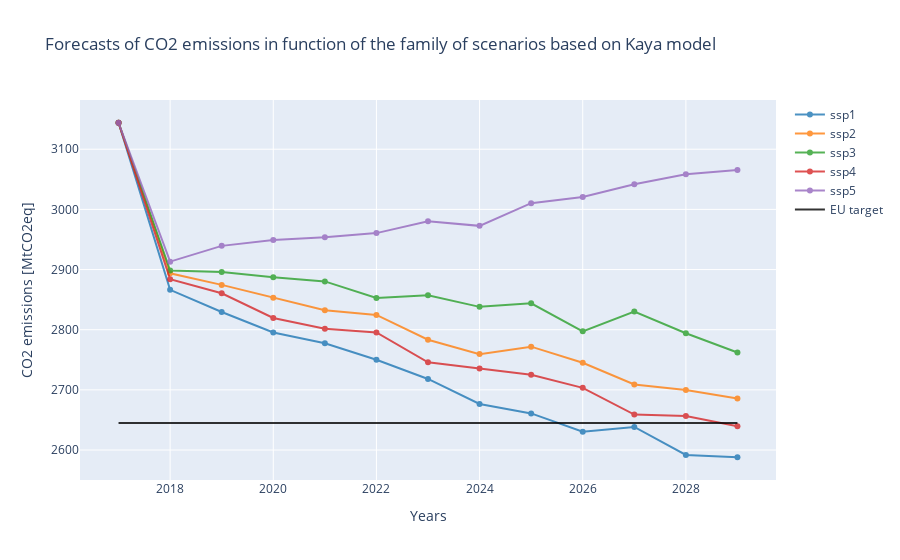
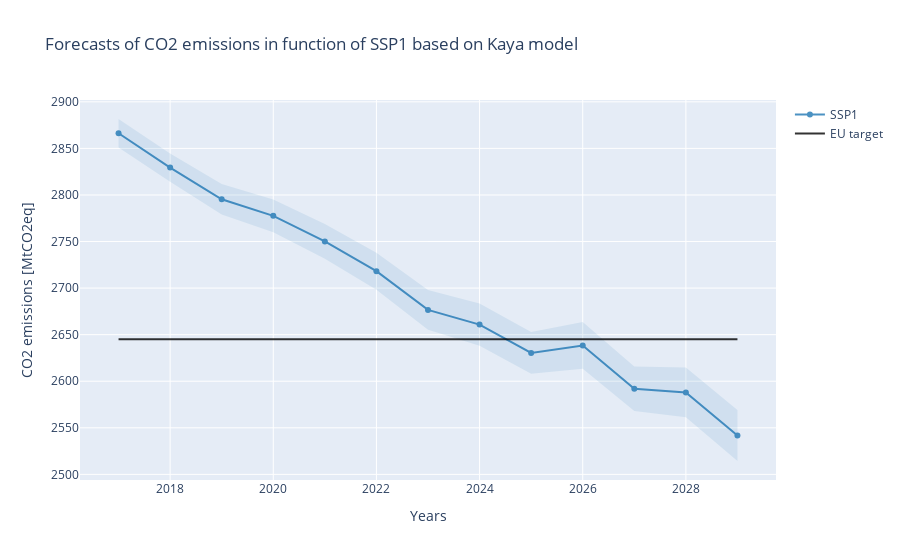
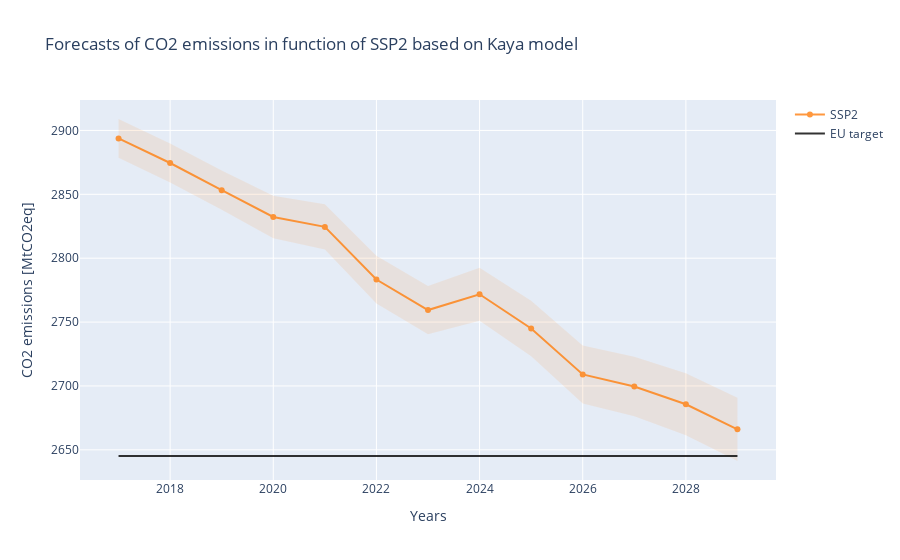
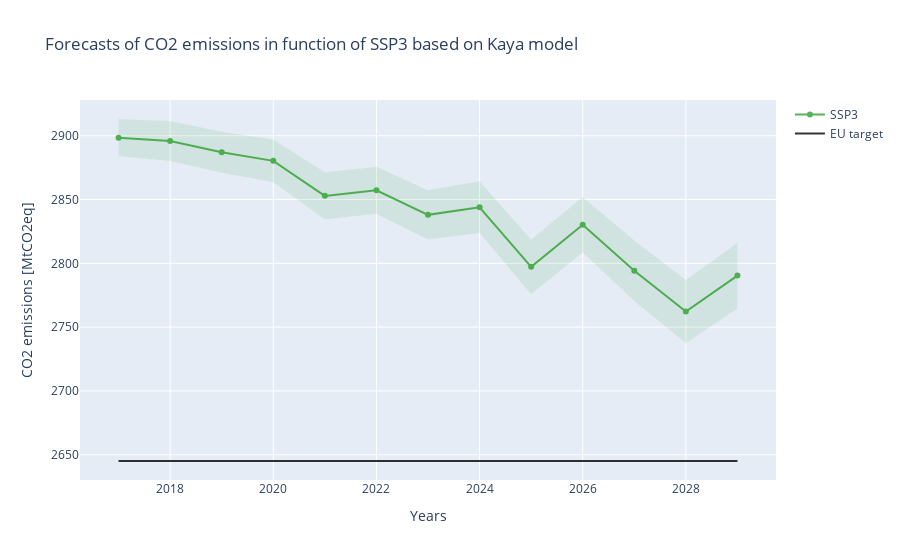

Notebook source saved alongside these figures, in order:
### Code cell
samples = 1000

emi_kaya_triangular = get_carbon_emissions(samples, distri='triangular', show=False)
emi_kaya_normal = get_carbon_emissions(samples, distri='normal', show=True)
emi_kaya_rates_normal = get_carbon_emissions(100,'normal', file_rates, show=False)
emi_kaya_rates_triangular = get_carbon_emissions(samples, 'triangular', file_rates, show=False)
real_proj = show_real_projections(file_real_proj, show=False)
show_goals([emi_kaya_normal, emi_kaya_rates_normal, real_proj],
           name = ['Kaya model', 'Derivative of Kaya model', 'Projection', 'Target'], show=True)
projection_vs_forecasts([emi_kaya_normal, emi_kaya_rates_normal, real_proj],
                        name=['Kaya model', 'Derivative of Kaya model', 'Projections'], show=True)

### Figure 1 — Plotly figure (JSON) as saved in the notebook; plotly's stock layout.template omitted (floating-point values rounded to 4 significant figures)
{"data": [{"line": {"color": "#1f77b4"}, "name": "ssp1", "opacity": 0.8, "type": "scatter", "x": [2017, 2018, 2019, 2020, 2021, 2022, 2023, 2024, 2025, 2026, 2027, 2028, 2029], "y": [3144, 2866.0, 2829.0, 2795.0, 2778.0, 2750.0, 2718.0, 2677.0, 2661.0, 2630.0, 2638.0, 2592.0, 2588.0, 2542.0]}, {"line": {"color": "#ff7f0e"}, "name": "ssp2", "opacity": 0.8, "type": "scatter", "x": [2017, 2018, 2019, 2020, 2021, 2022, 2023, 2024, 2025, 2026, 2027, 2028, 2029], "y": [3144, 2894.0, 2875.0, 2853.0, 2832.0, 2825.0, 2783.0, 2759.0, 2772.0, 2745.0, 2709.0, 2700.0, 2686.0, 2666.0]}, {"line": {"color": "#2ca02c"}, "name": "ssp3", "opacity": 0.8, "type": "scatter", "x": [2017, 2018, 2019, 2020, 2021, 2022, 2023, 2024, 2025, 2026, 2027, 2028, 2029], "y": [3144, 2898.0, 2896.0, 2887.0, 2880.0, 2853.0, 2857.0, 2838.0, 2844.0, 2797.0, 2830.0, 2794.0, 2762.0, 2790.0]}, {"line": {"color": "#d62728"}, "name": "ssp4", "opacity": 0.8, "type": "scatter", "x": [2017, 2018, 2019, 2020, 2021, 2022, 2023, 2024, 2025, 2026, 2027, 2028, 2029], "y": [3144, 2884.0, 2861.0, 2820.0, 2802.0, 2796.0, 2746.0, 2736.0, 2725.0, 2703.0, 2659.0, 2656.0, 2640.0, 2626.0]}, {"line": {"color": "#9467bd"}, "name": "ssp5", "opacity": 0.8, "type": "scatter", "x": [2017, 2018, 2019, 2020, 2021, 2022, 2023, 2024, 2025, 2026, 2027, 2028, 2029], "y": [3144, 2913.0, 2939.0, 2949.0, 2953.0, 2961.0, 2980.0, 2973.0, 3010.0, 3021.0, 3042.0, 3058.0, 3065.0, 3103.0]}, {"line": {"color": "Black"}, "mode": "lines", "name": "EU target", "opacity": 0.8, "type": "scatter", "x": [2017, 2018, 2019, 2020, 2021, 2022, 2023, 2024, 2025, 2026, 2027, 2028, 2029], "y": [2645.0, 2645.0, 2645.0, 2645.0, 2645.0, 2645.0, 2645.0, 2645.0, 2645.0, 2645.0, 2645.0, 2645.0, 2645.0]}], "layout": {"title": {"text": "Forecasts of CO2 emissions in function of the family of scenarios based on Kaya model"}, "xaxis": {"title": {"text": "Years"}}, "yaxis": {"title": {"text": "CO2 emissions [MtCO2eq]"}}}}

### Figure 2 — Plotly figure (JSON) as saved in the notebook; plotly's stock layout.template omitted (floating-point values rounded to 4 significant figures)
{"data": [{"fill": "toself", "fillcolor": "#1f77b4", "line": {"color": "rgba(0, 0, 0, 0)"}, "name": "SSP1", "opacity": 0.1, "showlegend": false, "type": "scatter", "x": [2017, 2018, 2019, 2020, 2021, 2022, 2023, 2024, 2025, 2026, 2027, 2028, 2029, 2029, 2028, 2027, 2026, 2025, 2024, 2023, 2022, 2021, 2020, 2019, 2018, 2017], "y": [2882.0, 2845.0, 2812.0, 2795.0, 2769.0, 2738.0, 2698.0, 2684.0, 2653.0, 2664.0, 2616.0, 2615.0, 2569.0, 2514.0, 2561.0, 2568.0, 2613.0, 2608.0, 2638.0, 2655.0, 2698.0, 2731.0, 2760.0, 2779.0, 2814.0, 2851.0]}, {"line": {"color": "#1f77b4"}, "name": "SSP1", "opacity": 0.8, "type": "scatter", "x": [2017, 2018, 2019, 2020, 2021, 2022, 2023, 2024, 2025, 2026, 2027, 2028, 2029], "y": [2866.0, 2829.0, 2795.0, 2778.0, 2750.0, 2718.0, 2677.0, 2661.0, 2630.0, 2638.0, 2592.0, 2588.0, 2542.0]}, {"line": {"color": "Black"}, "mode": "lines", "name": "EU target", "opacity": 0.8, "type": "scatter", "x": [2017, 2018, 2019, 2020, 2021, 2022, 2023, 2024, 2025, 2026, 2027, 2028, 2029], "y": [2645.0, 2645.0, 2645.0, 2645.0, 2645.0, 2645.0, 2645.0, 2645.0, 2645.0, 2645.0, 2645.0, 2645.0, 2645.0]}], "layout": {"title": {"text": "Forecasts of CO2 emissions in function of SSP1 based on Kaya model"}, "xaxis": {"title": {"text": "Years"}}, "yaxis": {"title": {"text": "CO2 emissions [MtCO2eq]"}}}}

### Figure 3 — Plotly figure (JSON) as saved in the notebook; plotly's stock layout.template omitted (floating-point values rounded to 4 significant figures)
{"data": [{"fill": "toself", "fillcolor": "#ff7f0e", "line": {"color": "rgba(0, 0, 0, 0)"}, "name": "SSP2", "opacity": 0.1, "showlegend": false, "type": "scatter", "x": [2017, 2018, 2019, 2020, 2021, 2022, 2023, 2024, 2025, 2026, 2027, 2028, 2029, 2029, 2028, 2027, 2026, 2025, 2024, 2023, 2022, 2021, 2020, 2019, 2018, 2017], "y": [2909.0, 2890.0, 2869.0, 2849.0, 2842.0, 2802.0, 2778.0, 2793.0, 2767.0, 2732.0, 2723.0, 2710.0, 2691.0, 2641.0, 2661.0, 2676.0, 2686.0, 2723.0, 2751.0, 2740.0, 2765.0, 2807.0, 2816.0, 2838.0, 2859.0, 2879.0]}, {"line": {"color": "#ff7f0e"}, "name": "SSP2", "opacity": 0.8, "type": "scatter", "x": [2017, 2018, 2019, 2020, 2021, 2022, 2023, 2024, 2025, 2026, 2027, 2028, 2029], "y": [2894.0, 2875.0, 2853.0, 2832.0, 2825.0, 2783.0, 2759.0, 2772.0, 2745.0, 2709.0, 2700.0, 2686.0, 2666.0]}, {"line": {"color": "Black"}, "mode": "lines", "name": "EU target", "opacity": 0.8, "type": "scatter", "x": [2017, 2018, 2019, 2020, 2021, 2022, 2023, 2024, 2025, 2026, 2027, 2028, 2029], "y": [2645.0, 2645.0, 2645.0, 2645.0, 2645.0, 2645.0, 2645.0, 2645.0, 2645.0, 2645.0, 2645.0, 2645.0, 2645.0]}], "layout": {"title": {"text": "Forecasts of CO2 emissions in function of SSP2 based on Kaya model"}, "xaxis": {"title": {"text": "Years"}}, "yaxis": {"title": {"text": "CO2 emissions [MtCO2eq]"}}}}

### Figure 4 — Plotly figure (JSON) as saved in the notebook; plotly's stock layout.template omitted (floating-point values rounded to 4 significant figures)
{"data": [{"fill": "toself", "fillcolor": "#2ca02c", "line": {"color": "rgba(0, 0, 0, 0)"}, "name": "SSP3", "opacity": 0.1, "showlegend": false, "type": "scatter", "x": [2017, 2018, 2019, 2020, 2021, 2022, 2023, 2024, 2025, 2026, 2027, 2028, 2029, 2029, 2028, 2027, 2026, 2025, 2024, 2023, 2022, 2021, 2020, 2019, 2018, 2017], "y": [2913.0, 2911.0, 2903.0, 2897.0, 2871.0, 2876.0, 2857.0, 2864.0, 2819.0, 2852.0, 2818.0, 2787.0, 2816.0, 2765.0, 2737.0, 2770.0, 2808.0, 2776.0, 2824.0, 2819.0, 2839.0, 2834.0, 2864.0, 2871.0, 2880.0, 2884.0]}, {"line": {"color": "#2ca02c"}, "name": "SSP3", "opacity": 0.8, "type": "scatter", "x": [2017, 2018, 2019, 2020, 2021, 2022, 2023, 2024, 2025, 2026, 2027, 2028, 2029], "y": [2898.0, 2896.0, 2887.0, 2880.0, 2853.0, 2857.0, 2838.0, 2844.0, 2797.0, 2830.0, 2794.0, 2762.0, 2790.0]}, {"line": {"color": "Black"}, "mode": "lines", "name": "EU target", "opacity": 0.8, "type": "scatter", "x": [2017, 2018, 2019, 2020, 2021, 2022, 2023, 2024, 2025, 2026, 2027, 2028, 2029], "y": [2645.0, 2645.0, 2645.0, 2645.0, 2645.0, 2645.0, 2645.0, 2645.0, 2645.0, 2645.0, 2645.0, 2645.0, 2645.0]}], "layout": {"title": {"text": "Forecasts of CO2 emissions in function of SSP3 based on Kaya model"}, "xaxis": {"title": {"text": "Years"}}, "yaxis": {"title": {"text": "CO2 emissions [MtCO2eq]"}}}}
